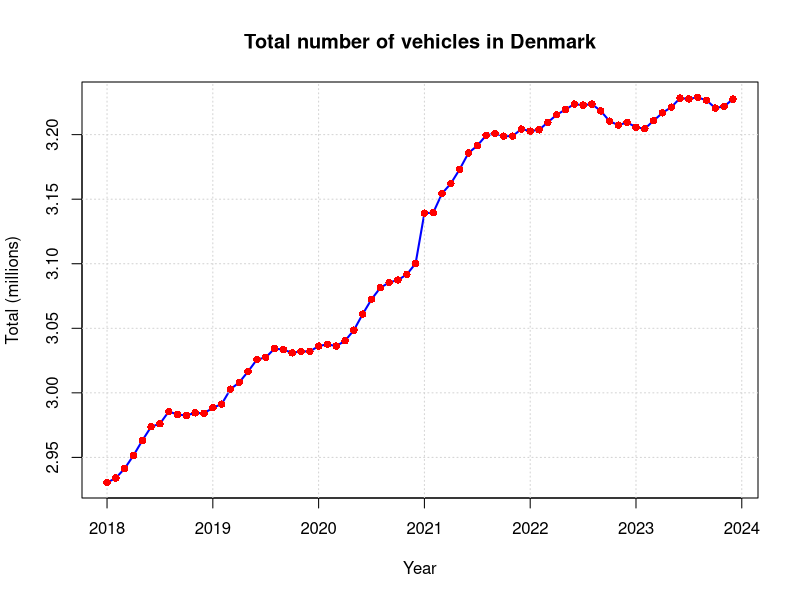
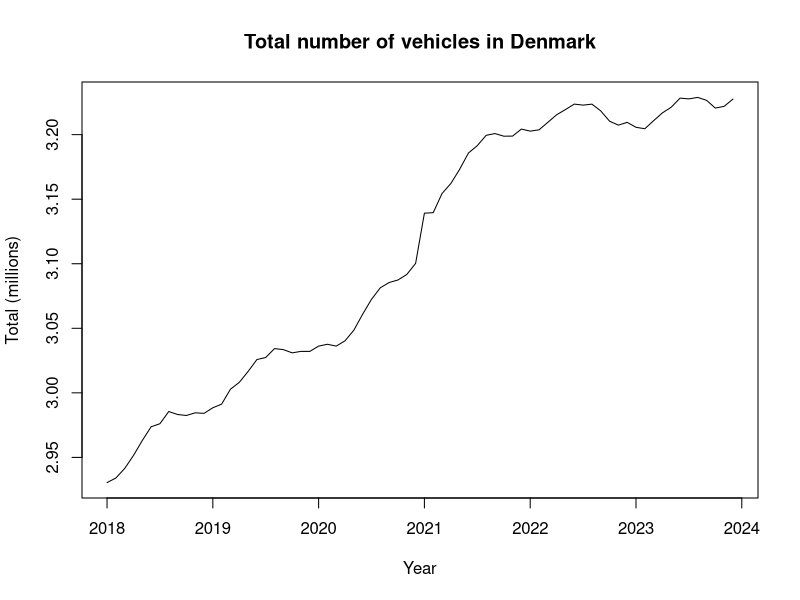

R code for these plots, in order:
### Read training data
#! Perhaps you need to set the working directory!?
#setwd("/home/pbac/g/course02417/2025/assignment1")
D <- read.csv("DST_BIL54.csv")
str(D)

# See the help
?strftime
D$time <- as.POSIXct(paste0(D$time,"-01"), "%Y-%m-%d", tz="UTC")
D$time
class(D$time)

## Year to month for each of them
D$year <- 1900 + as.POSIXlt(D$time)$year + as.POSIXlt(D$time)$mon / 12

## Make the output variable a floating point (i.e.\ decimal number)
D$total <- as.numeric(D$total) / 1E6

## Divide intro train and test set
teststart <- as.POSIXct("2024-01-01", tz="UTC")
Dtrain <- D[D$time < teststart, ]
Dtest <- D[D$time >= teststart, ]

# Make an array with train set with the year + month/12
x <- 1900 + as.POSIXlt(Dtrain$time)$year + as.POSIXlt(Dtrain$time)$mon / 12

# plot dtotal with x
plot(x, Dtrain$total, xlab="Year", ylab="Total (millions)", main="Total number of vehicles in Denmark", type="l", col="blue", lwd=2)
grid() # Add grid lines
points(x, Dtrain$total, pch=16, col="red") # Add points to the plot

# plot dtotal with x
plot(x, Dtrain$total, xlab="Year", ylab="Total (millions)", main="Total number of vehicles in Denmark", type="l") 
